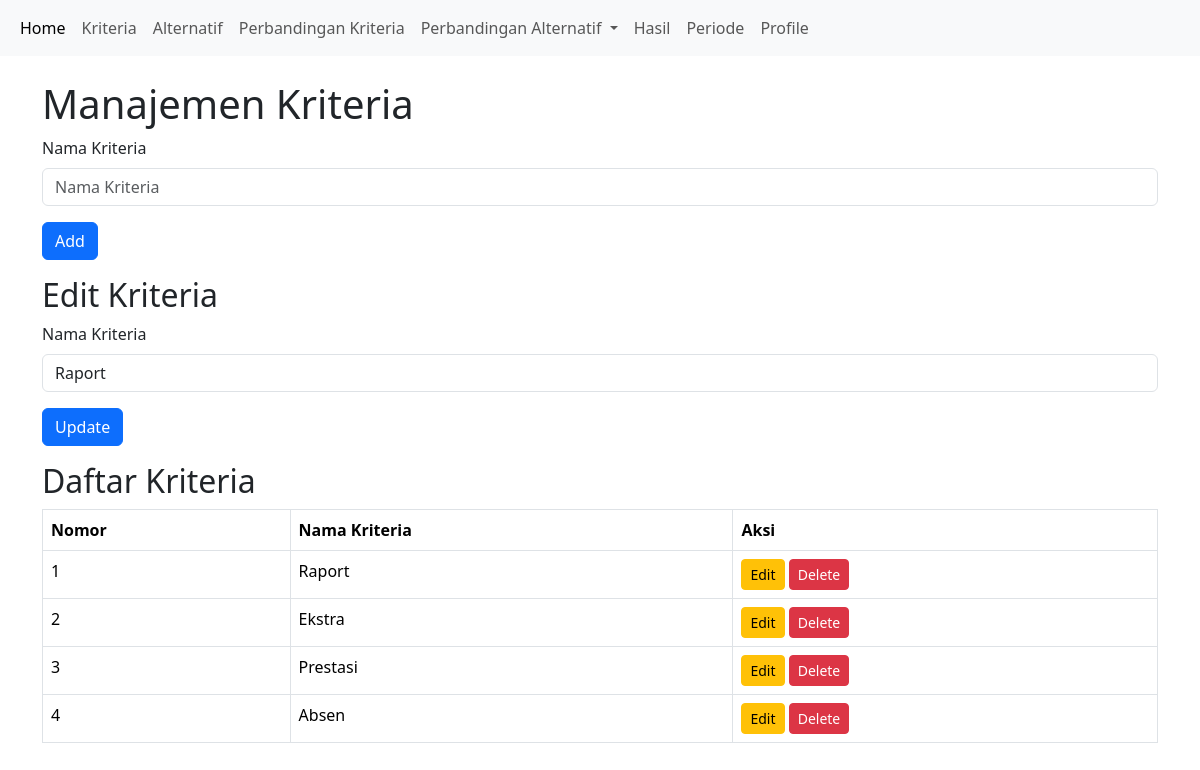
The page /kriteria/kriteria.php?edit=16 on the database its author committed.
### tables this page shows
CREATE TABLE `kriteria` (
  `id_kriteria` int(11) NOT NULL,
  `nama_kriteria` varchar(255) NOT NULL
);

### kriteria/kriteria.php (the view, shortened to what this page needs)
<?php
include '../config.php';
if (isset($_GET['edit'])) {
    $id = $_GET['edit'];
    $sql = "SELECT * FROM kriteria WHERE id_kriteria = $id";
    $result = $conn->query($sql);
    $kriteria = $result->fetch_assoc();
}
?>
<!DOCTYPE html>
<html lang="en">
<head>
    <link href="https://cdn.jsdelivr.net/npm/bootstrap@5.3.3/dist/css/bootstrap.min.css" rel="stylesheet">
</head>
<body>
    <?php include '../navbar.php'; ?>
    <div class="container mt-4">
        <h1>Manajemen Kriteria</h1>
        <form action="" method="POST" class="mb-3">
            <div class="mb-3">
                <label for="nama_kriteria" class="form-label">Nama Kriteria</label>
                <input type="text" class="form-control" id="nama_kriteria" name="nama_kriteria" placeholder="Nama Kriteria" required>
            </div>
            <button type="submit" name="add_kriteria" class="btn btn-primary">Add</button>
        </form>
        <?php if (isset($kriteria)) : ?>
            <h2>Edit Kriteria</h2>
            <form action="" method="POST" class="mb-3">
                <div class="mb-3">
                    <label for="nama_kriteria_edit" class="form-label">Nama Kriteria</label>
                    <input type="text" class="form-control" id="nama_kriteria_edit" name="nama_kriteria" value="<?php echo $kriteria['nama_kriteria']; ?>" required>
                </div>
                <button type="submit" name="edit_kriteria" class="btn btn-primary">Update</button>
            </form>
        <?php endif; ?>
        <h2>Daftar Kriteria</h2>
        <table class="table table-bordered">
            <thead>
                <tr>
                    <th>Nomor</th>
                    <th>Nama Kriteria</th>
                    <th>Aksi</th>
                </tr>
            </thead>
            <tbody>
                <?php
                $sql = "SELECT * FROM kriteria";
                $result = $conn->query($sql);
                $no = 1;
                while ($row = $result->fetch_assoc()) {
                    echo "<tr>";
                    echo "<td>" . $no++ . "</td>";
                    echo "<td>" . $row['nama_kriteria'] . "</td>";
                    echo "<td>
        <a href='kriteria.php?edit=" . $row['id_kriteria'] . "' class='btn btn-warning btn-sm'>Edit</a>
        <a href='kriteria.php?delete=" . $row['id_kriteria'] . "' class='btn btn-danger btn-sm' onclick=\"return confirm('Anda yakin ingin menghapus kriteria ini?')\">Delete</a>
        </td>";
                    echo "</tr>";
                }
                ?>
            </tbody>
        </table>
    </div>
</body>
</html>

### rows shown on the page
kriteria: nama_kriteria "Raport"
kriteria: nama_kriteria "Ekstra"
kriteria: nama_kriteria "Prestasi"
kriteria: nama_kriteria "Absen"
